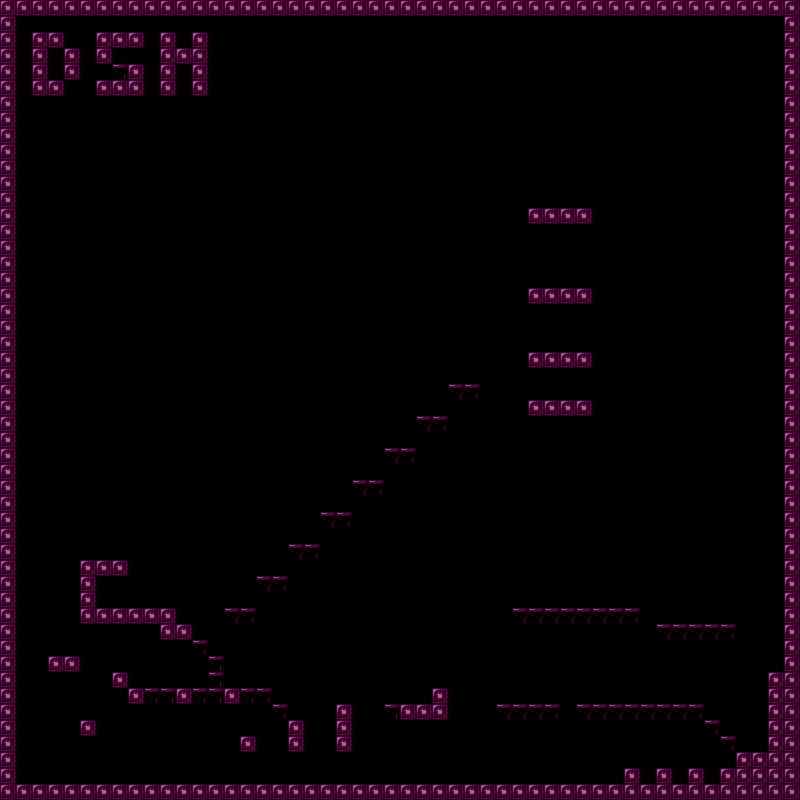

The image is a tile-based game level rendered from a .tmx file. Its description and source (layers, tilesets, objects; grid data summarised) follow:
An orthogonal 50x50 tile map with 16x16 px tiles, 2 tile layers (layer, meta), 1 hidden layer not drawn, 3 tilesets and 9 objects (6x statue, 2x portal, spawn).

<map version="1.0" tiledversion="1.1.5" orientation="orthogonal" renderorder="right-down" width="50" height="50" tilewidth="16" tileheight="16" infinite="0" nextobjectid="13">
 <tileset firstgid="1" source="cshapes3.tsx" />
 <tileset firstgid="85" source="cubesheet.tsx" />
 <tileset firstgid="97" source="museum_tiles_16x16.tsx" />
 <layer name="background" width="50" height="50" visible="0" locked="1">
  <data>[2500 cells, 99 non-empty, 2 distinct tile ids]</data>
 </layer>
 <objectgroup name="center_objects">
  <object id="1" name="portal" x="112" y="576" width="16" height="32">
   <properties>
    <property name="enter" value="right" />
    <property name="portal_id" value="alcove" />
    <property name="to_map" value="example.tmx" />
    <property name="to_portal_id" value="screen_right" />
    <property name="type" value="portal" />
   </properties>
  </object>
  <object id="4" name="portal" x="544" y="176" width="16" height="32">
   <properties>
    <property name="enter" value="center" />
    <property name="portal_id" value="hidden_door" />
    <property name="to_map" value="example.tmx" />
    <property name="to_portal_id" value="door" />
    <property name="type" value="portal" />
   </properties>
  </object>
  <object id="6" name="spawn" x="496" y="672" width="16" height="32">
   <properties>
    <property name="type" value="spawn" />
   </properties>
  </object>
  <object id="7" name="statue" x="560" y="752" width="16" height="32">
   <properties>
    <property name="type" value="statue" />
   </properties>
  </object>
  <object id="8" name="statue" x="624" y="560" width="16" height="32">
   <properties>
    <property name="type" value="statue" />
   </properties>
  </object>
  <object id="9" name="statue" x="624" y="480" width="16" height="32">
   <properties>
    <property name="type" value="statue" />
   </properties>
  </object>
  <object id="10" name="statue" x="624" y="336" width="16" height="32">
   <properties>
    <property name="type" value="statue" />
   </properties>
  </object>
  <object id="11" name="statue" x="615.819" y="384.192" width="16" height="32">
   <properties>
    <property name="type" value="statue" />
   </properties>
  </object>
  <object id="12" name="statue" x="633.338" y="219.306" width="16" height="32">
   <properties>
    <property name="type" value="statue" />
   </properties>
  </object>
 </objectgroup>
 <layer name="layer" width="50" height="50" opacity="0.46">
  <data>[2500 cells, 337 non-empty, 2 distinct tile ids]</data>
 </layer>
 <layer name="meta" width="50" height="50" opacity="0.31">
  <data>[2500 cells, 337 non-empty, 2 distinct tile ids]</data>
 </layer>
</map>
